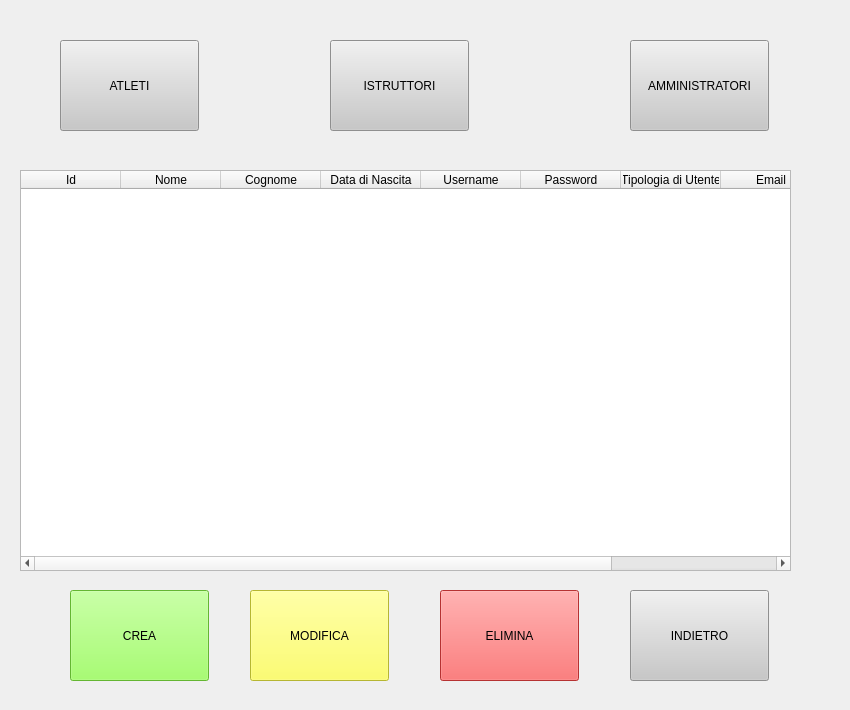
<?xml version="1.0" encoding="UTF-8"?>
<ui version="4.0">
 <class>Form</class>
 <widget class="QWidget" name="Form">
  <property name="geometry">
   <rect>
    <x>0</x>
    <y>0</y>
    <width>850</width>
    <height>710</height>
   </rect>
  </property>
  <property name="minimumSize">
   <size>
    <width>850</width>
    <height>710</height>
   </size>
  </property>
  <property name="maximumSize">
   <size>
    <width>850</width>
    <height>710</height>
   </size>
  </property>
  <property name="baseSize">
   <size>
    <width>850</width>
    <height>710</height>
   </size>
  </property>
  <property name="windowTitle">
   <string>Gestione Personale</string>
  </property>
  <widget class="QPushButton" name="atletiButton">
   <property name="geometry">
    <rect>
     <x>60</x>
     <y>40</y>
     <width>139</width>
     <height>91</height>
    </rect>
   </property>
   <property name="sizePolicy">
    <sizepolicy hsizetype="Minimum" vsizetype="Preferred">
     <horstretch>0</horstretch>
     <verstretch>0</verstretch>
    </sizepolicy>
   </property>
   <property name="styleSheet">
    <string notr="true">background-color: rgb(200,200,200)</string>
   </property>
   <property name="text">
    <string>ATLETI</string>
   </property>
  </widget>
  <widget class="QPushButton" name="istruttoriButton">
   <property name="geometry">
    <rect>
     <x>330</x>
     <y>40</y>
     <width>139</width>
     <height>91</height>
    </rect>
   </property>
   <property name="sizePolicy">
    <sizepolicy hsizetype="Minimum" vsizetype="Preferred">
     <horstretch>0</horstretch>
     <verstretch>0</verstretch>
    </sizepolicy>
   </property>
   <property name="styleSheet">
    <string notr="true">background-color: rgb(200,200,200)</string>
   </property>
   <property name="text">
    <string>ISTRUTTORI</string>
   </property>
  </widget>
  <widget class="QPushButton" name="amministratoriButton">
   <property name="geometry">
    <rect>
     <x>630</x>
     <y>40</y>
     <width>139</width>
     <height>91</height>
    </rect>
   </property>
   <property name="sizePolicy">
    <sizepolicy hsizetype="Minimum" vsizetype="Preferred">
     <horstretch>0</horstretch>
     <verstretch>0</verstretch>
    </sizepolicy>
   </property>
   <property name="styleSheet">
    <string notr="true">background-color: rgb(200,200,200)</string>
   </property>
   <property name="text">
    <string>AMMINISTRATORI</string>
   </property>
  </widget>
  <widget class="QTableWidget" name="displayTable">
   <property name="geometry">
    <rect>
     <x>20</x>
     <y>170</y>
     <width>771</width>
     <height>401</height>
    </rect>
   </property>
   <property name="alternatingRowColors">
    <bool>false</bool>
   </property>
   <column>
    <property name="text">
     <string>Id</string>
    </property>
   </column>
   <column>
    <property name="text">
     <string>Nome</string>
    </property>
   </column>
   <column>
    <property name="text">
     <string>Cognome</string>
    </property>
   </column>
   <column>
    <property name="text">
     <string>Data di Nascita</string>
    </property>
   </column>
   <column>
    <property name="text">
     <string>Username</string>
    </property>
   </column>
   <column>
    <property name="text">
     <string>Password</string>
    </property>
   </column>
   <column>
    <property name="text">
     <string>Tipologia di Utente</string>
    </property>
   </column>
   <column>
    <property name="text">
     <string>Email</string>
    </property>
   </column>
   <column>
    <property name="text">
     <string>Telefono</string>
    </property>
   </column>
  </widget>
  <widget class="QPushButton" name="creaUtenteButton">
   <property name="geometry">
    <rect>
     <x>70</x>
     <y>590</y>
     <width>139</width>
     <height>91</height>
    </rect>
   </property>
   <property name="sizePolicy">
    <sizepolicy hsizetype="Minimum" vsizetype="Preferred">
     <horstretch>0</horstretch>
     <verstretch>0</verstretch>
    </sizepolicy>
   </property>
   <property name="styleSheet">
    <string notr="true">background-color: rgb(140,255,70)</string>
   </property>
   <property name="text">
    <string>CREA</string>
   </property>
  </widget>
  <widget class="QPushButton" name="modifyUtenteButton">
   <property name="geometry">
    <rect>
     <x>250</x>
     <y>590</y>
     <width>139</width>
     <height>91</height>
    </rect>
   </property>
   <property name="sizePolicy">
    <sizepolicy hsizetype="Minimum" vsizetype="Preferred">
     <horstretch>0</horstretch>
     <verstretch>0</verstretch>
    </sizepolicy>
   </property>
   <property name="styleSheet">
    <string notr="true">background-color: rgb(255,255,70)</string>
   </property>
   <property name="text">
    <string>MODIFICA</string>
   </property>
  </widget>
  <widget class="QPushButton" name="backButton">
   <property name="geometry">
    <rect>
     <x>630</x>
     <y>590</y>
     <width>139</width>
     <height>91</height>
    </rect>
   </property>
   <property name="sizePolicy">
    <sizepolicy hsizetype="Minimum" vsizetype="Preferred">
     <horstretch>0</horstretch>
     <verstretch>0</verstretch>
    </sizepolicy>
   </property>
   <property name="styleSheet">
    <string notr="true">background-color: rgb(200,200,200)</string>
   </property>
   <property name="text">
    <string>INDIETRO</string>
   </property>
  </widget>
  <widget class="QPushButton" name="eliminaUtenteButton">
   <property name="geometry">
    <rect>
     <x>440</x>
     <y>590</y>
     <width>139</width>
     <height>91</height>
    </rect>
   </property>
   <property name="sizePolicy">
    <sizepolicy hsizetype="Minimum" vsizetype="Preferred">
     <horstretch>0</horstretch>
     <verstretch>0</verstretch>
    </sizepolicy>
   </property>
   <property name="styleSheet">
    <string notr="true">background-color: rgb(255,70,70)</string>
   </property>
   <property name="text">
    <string>ELIMINA</string>
   </property>
  </widget>
 </widget>
 <resources/>
 <connections/>
</ui>
